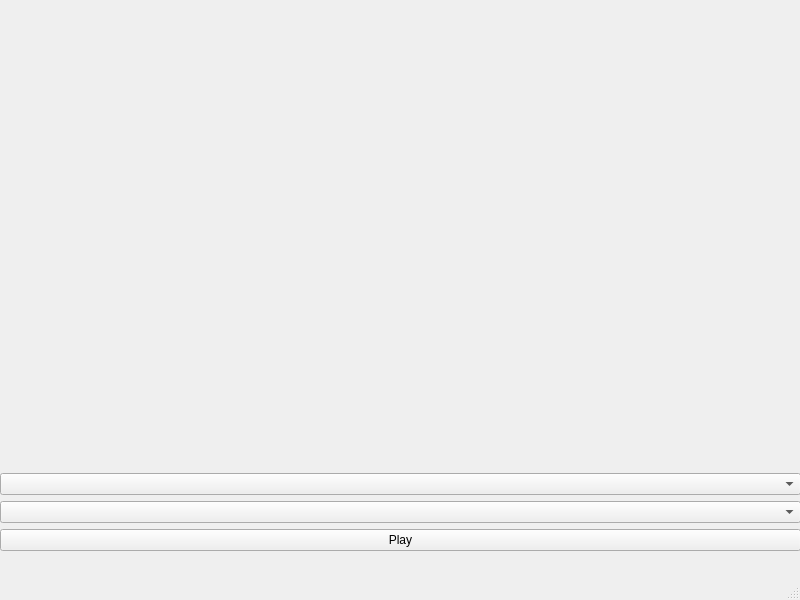
<?xml version="1.0" encoding="UTF-8"?>
<ui version="4.0">
 <class>MenuWindow</class>
 <widget class="QMainWindow" name="MenuWindow">
  <property name="geometry">
   <rect>
    <x>0</x>
    <y>0</y>
    <width>800</width>
    <height>600</height>
   </rect>
  </property>
  <property name="windowTitle">
   <string>MenuWindow</string>
  </property>
  <widget class="QWidget" name="centralwidget">
   <widget class="QWidget" name="verticalLayoutWidget">
    <property name="geometry">
     <rect>
      <x>0</x>
      <y>0</y>
      <width>801</width>
      <height>551</height>
     </rect>
    </property>
    <layout class="QVBoxLayout" name="verticalLayout">
     <item>
      <widget class="QLabel" name="logo">
       <property name="text">
        <string>&lt;html&gt;&lt;head/&gt;&lt;body&gt;&lt;p&gt;&lt;img src=&quot;:/img/logo.png&quot;/&gt;&lt;/p&gt;&lt;/body&gt;&lt;/html&gt;</string>
       </property>
       <property name="alignment">
        <set>Qt::AlignCenter</set>
       </property>
      </widget>
     </item>
     <item>
      <widget class="QComboBox" name="gameSelectionBox"/>
     </item>
     <item>
      <widget class="QComboBox" name="playerSelectionBox"/>
     </item>
     <item>
      <widget class="QPushButton" name="playButton">
       <property name="cursor">
        <cursorShape>PointingHandCursor</cursorShape>
       </property>
       <property name="text">
        <string>Play</string>
       </property>
      </widget>
     </item>
    </layout>
   </widget>
  </widget>
  <widget class="QMenuBar" name="menubar">
   <property name="geometry">
    <rect>
     <x>0</x>
     <y>0</y>
     <width>800</width>
     <height>24</height>
    </rect>
   </property>
  </widget>
  <widget class="QStatusBar" name="statusbar"/>
 </widget>
 <resources/>
 <connections/>
</ui>
